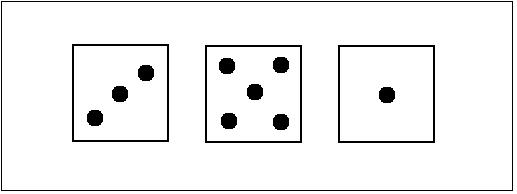
#> input picture images/dices.jpg, 517 x 194 px
$ python CVS.py
#> lines starting #> are read from the running program, lines starting #| are printed output that depends on the picture; after the words box and inside, x2 and y2 are one past the last pixel; in counts of white or black regions, pixels touching at a corner belong together
import cv2
import sqlite3

count = 0
sum_of_points_db = sqlite3.connect("sum_of_points.db")


def find_contours_of_dices_and_points(image):
    blurred = cv2.GaussianBlur(image, (3, 3), 0)
    T, thresh_img = cv2.threshold(blurred, 215, 255, cv2.THRESH_BINARY)
    cnts, _ = cv2.findContours(thresh_img, cv2.RETR_LIST, cv2.CHAIN_APPROX_SIMPLE)
    return cnts


def find_sum_of_points(cnts):
    global count
    for i in range(0, len(cnts)):
        x, y, w, h = cv2.boundingRect(cnts[i])
        if 10 < w < 50 and 10 < h < 50:
            count += 1


if __name__ == '__main__':
    main_image = cv2.imread('images/dices.jpg')
#> main_image is the input picture: shape (194, 517, 3); min 0, max 255, mean 240.4
    gray_main_image = cv2.cvtColor(main_image, cv2.COLOR_BGR2GRAY)
    contours = find_contours_of_dices_and_points(gray_main_image)
#> in find_contours_of_dices_and_points, `blurred = cv2.GaussianBlur(image, (3, 3), 0)`:
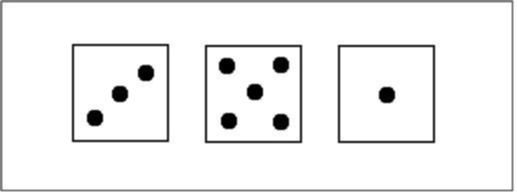
#> blurred: shape (194, 517); min 0, max 255, mean 240
#> in find_contours_of_dices_and_points, `T, thresh_img = cv2.threshold(blurred, 215, 255, cv2.THRESH_BINARY)`:
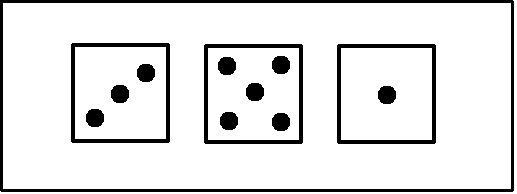
#> thresh_img: shape (194, 517); 88.8% white; 13 black regions
#> in find_contours_of_dices_and_points, `cnts, _ = cv2.findContours(thresh_img, cv2.RETR_LIST, cv2.CHAIN_APPROX..`: cnts = 17 contours; largest, box (x1, y1, x2, y2) and area: (3, 3, 511, 189) 93795, (336, 43, 437, 145) 10092, (203, 43, 304, 145) 10092, (70, 42, 171, 144) 10092, (341, 48, 432, 140) 8190
#> contours has the same summary as cnts in find_contours_of_dices_and_points
    find_sum_of_points(contours)
#> the loop in find_sum_of_points, `for i in range(0, len(cnts)):` made 17 passes
#> (x, y, w, h) on passes 1 to 12: (271, 112, 20, 20), (219, 111, 20, 20), (85, 108, 20, 20), (377, 85, 20, 20), (110, 84, 20, 20), (245, 82, 20, 20), (136, 63, 20, 20), (217, 56, 20, 20), (271, 55, 20, 20), (341, 48, 91, 92), (208, 48, 91, 92), (75, 47, 91, 92)
#> after the loop in find_sum_of_points, `for i in range(0, len(cnts)):`: count = 9
    cur = sum_of_points_db.cursor()
#> (the run stopped early here; a loop or call above may not have finished)
